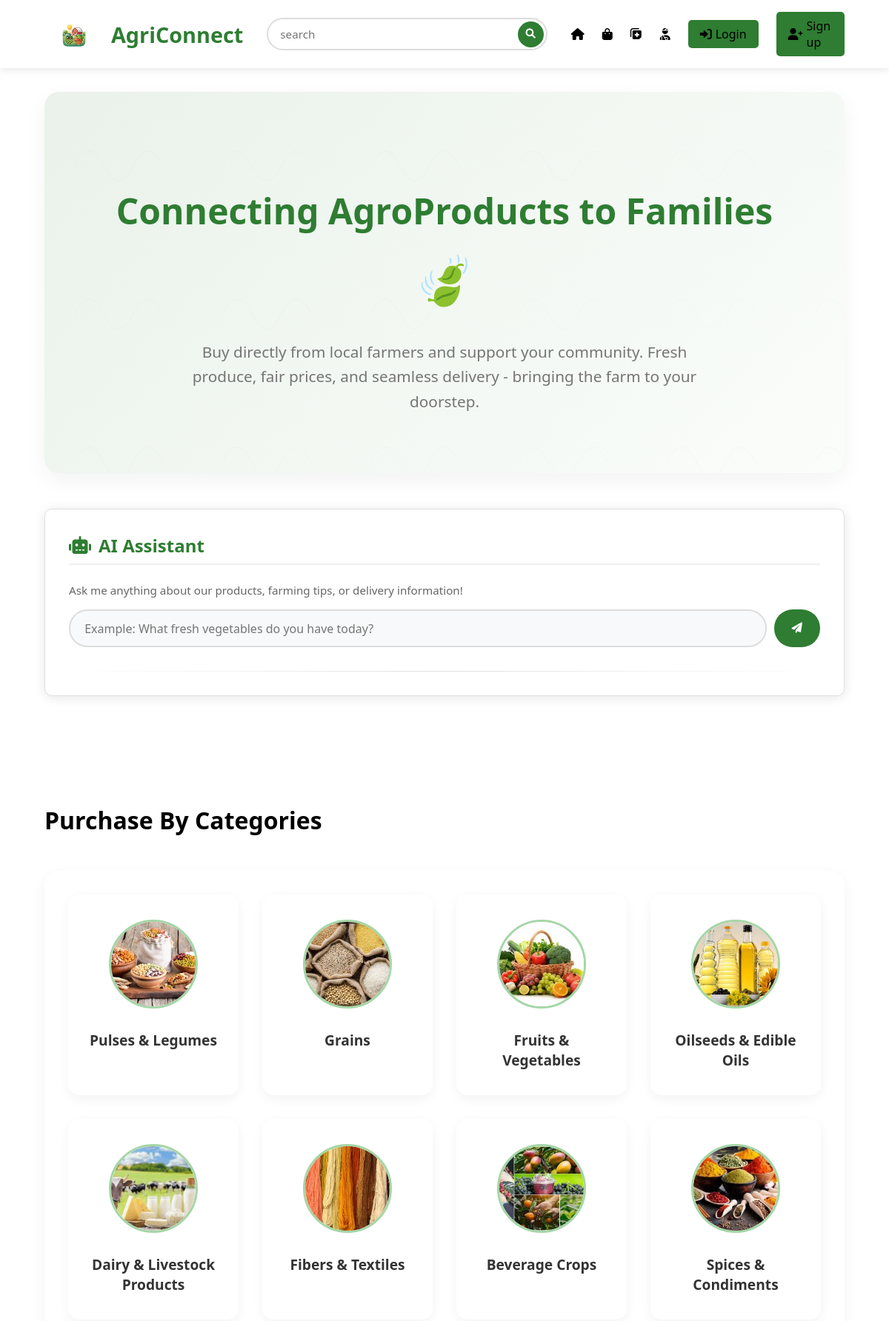
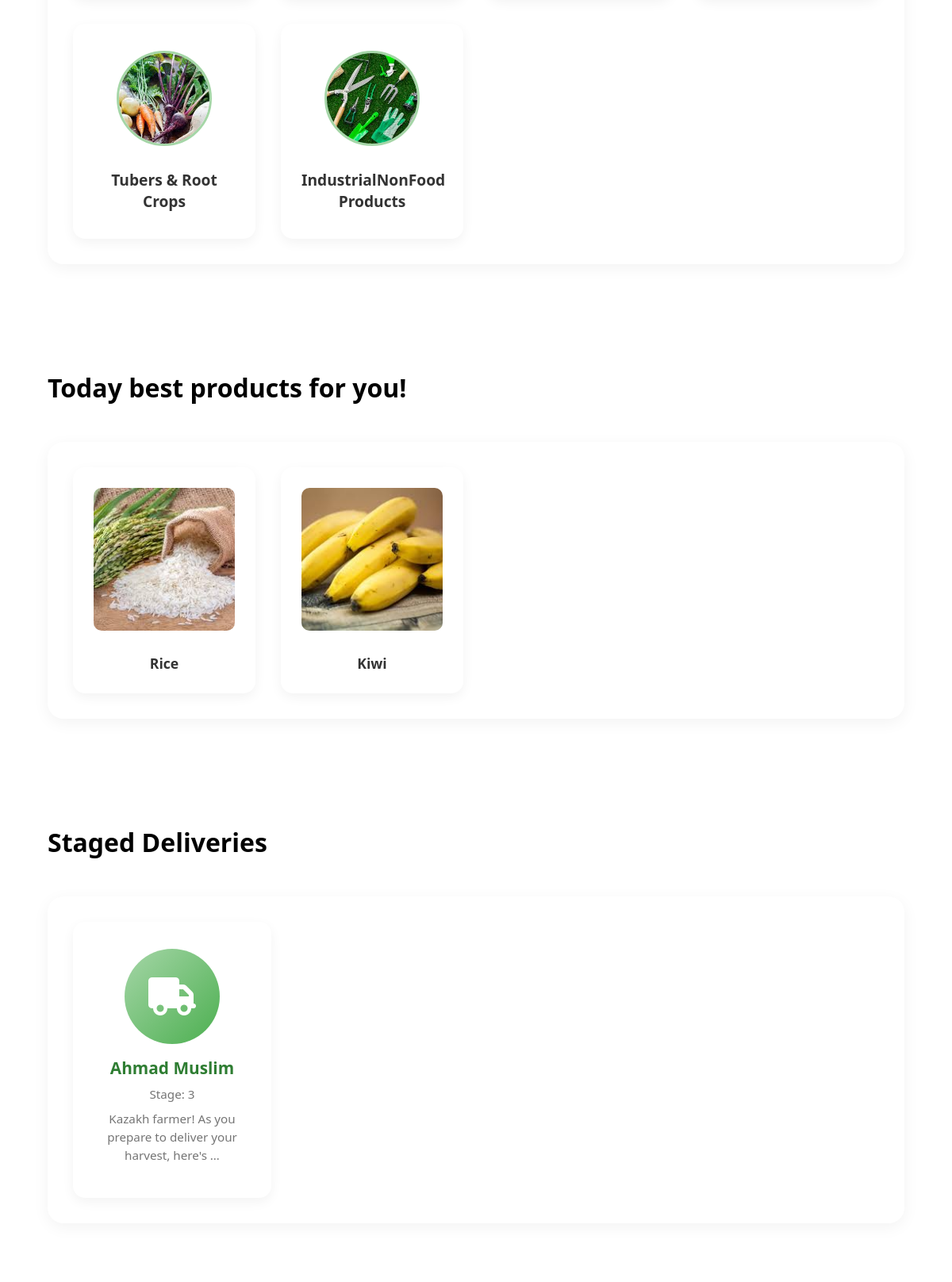
The page / (upper part) on the database its author committed (2 pictures, top to bottom).
### farmer_app/models.py (models this page shows, shortened)
class Categories(models.Model):
    name = models.CharField(max_length=255)
    image = models.ImageField(upload_to="category_images/", blank=True, null=True)
    excerpt = models.CharField(max_length=500, null=True, blank=True)

class Products(models.Model):
    image = models.ImageField(upload_to="products/", null=True, blank=True)
    farmer = models.ForeignKey(Farmer, on_delete=models.CASCADE)
    name = models.CharField(max_length=120)
    slug = AutoSlugField(populate_from='name', unique=True, always_update=False)
    price = models.DecimalField(
        max_digits=10,
        decimal_places=2,
        validators=[MinValueValidator(Decimal('0.01'))]
    )
    excerpt = models.CharField(max_length=200, null=True, blank=True)
    description = models.TextField()
    harvest_date = models.DateField(default=timezone.now)
    category = models.ForeignKey(Categories, on_delete=models.CASCADE)

class Deliveries(models.Model):
    buyer = models.OneToOneField(Buyer, on_delete=models.CASCADE)
    vehicle = models.OneToOneField(CarDetails, on_delete=models.CASCADE)
    fullname = models.CharField(max_length=255)
    image = models.ImageField(upload_to="delivery_images/", blank=True, null=True)
    STATUS_CHOICES = [
        (1, 'Beginner'),
        (2, 'Intermediate'),
        (3, 'Professional'),
    ]
    working_stage = models.IntegerField(choices=STATUS_CHOICES)
    recommendation = models.TextField()

### farmer_app/views.py (the view, shortened to what this page needs)
# urls.py: path('', views.Index.as_view(), name='home'),
class Index(View):
    API_KEY = os.getenv('OPENROUTER_API_KEY')
    ai_model = "llama3"
    template_name = "home.html"
    def get(self, request):
        return render(request, self.template_name, {
            'categories': Categories.objects.all(),
            'deliveries': Deliveries.objects.filter(working_stage__gte=3),
            'popular_products': Products.objects.all().order_by('-id')[:8],
            'cheap_products': Products.objects.filter(price__lt=Decimal('5000.00'))[:8],
            'ai_response': None,
        })

### farmer_app/templates/home.html (shortened to what this page needs)
{% extends "base.html" %}
{% load static %}
{% block extra_css %}
<link rel="stylesheet" href="{% static 'css/home.css' %}">
{% endblock %}
{% block content %}
    <div class="hero-section">
        <h1>
            Connecting AgroProducts to Families
        </h1>
        <p class="tagline">
            Buy directly from local farmers and support your community. Fresh
            produce, fair prices, and seamless delivery - bringing the farm to your
            doorstep.
        </p>
    </div>
    <div class="ai-chat">
        <h2><i class="fas fa-robot"></i> AI Assistant</h2>
        <p style="margin-bottom: 1rem; color: #666; font-size: 0.95rem;">
            Ask me anything about our products, farming tips, or delivery information!
        </p>
        <form method="POST" action=".">
            <input type="text" name="user_input"
                placeholder="Example: What fresh vegetables do you have today?"
                value="{{ user_input|default:'' }}"
                required>
            <button type="submit">
                <i class="fas fa-paper-plane"></i>
            </button>
        </form>
    </div><br><br><br>
    <h1>Purchase By Categories</h1>
    <div class="categories">
        {% for category in categories %}
            <a href="{% url 'category' category.id %}" class="category">
                {% if category.image %}
                    <img src="{{ category.image.url }}" alt="{{ category.name }}">
                {% else %}
                    <div class="image-placeholder">
                        <i class="fas fa-seedling"></i>
                    </div>
                {% endif %}
                <span>{{ category.name }}</span>
            </a>
        {% empty %}
        <p class="no-categories">No categories available yet.</p>
        {% endfor %}
    </div><br>
    <h1>Today best products for you!</h1>
    <div class="popular-products">
        {% for product in cheap_products %}
            <a href="{% url 'product-details' product.slug %}" class="product">
                {% if product.image %}
                    <img src="{{ product.image.url }}" alt="{{ product.name }}">
                {% else %}
                    <div class="image-placeholder">
                        <i class="fas fa-seedling"></i>
                    </div>
                {% endif %}
                <span>{{ product.name }}</span>
            </a>
        {% empty %}
            <p class="no-products">No products available yet.</p>
        {% endfor %}
    </div><br>
    {% if deliveries %}
    <h1>Staged Deliveries</h1>
    <div class="deliveries-slider">
            <div class="deliveries">
                {% for delivery in deliveries %}
                <div class="delivery-item">
                    {% if delivery.image %}
                        <img src="{{ delivery.image.url }}" alt="{{ delivery.fullname }}">
                    {% else %}
                        <div class="image-placeholder">
                            <i class="fas fa-truck"></i>
                        </div>
                    {% endif %}
                    <span>{{ delivery.fullname }}</span>
                    <p>Stage: {{ delivery.working_stage }}</p>
                    <p>{{ delivery.recommendation|truncatewords:10 }}</p>
                </div>
                {% endfor %}
            </div>
    </div>
    <br>
    {% endif %}
{% endblock %}

### farmer_app/static/css/base.css (style rules this page uses)
* { margin: 0; padding: 0; box-sizing: border-box; font-family: 'Segoe UI', Tahoma, Geneva, Verdana, sans-serif; }
body { background-color: #ffffff; color: #333; min-height: 100vh; display: flex; flex-direction: column; }
main > * { animation: fadeIn 0.5s ease-out; }

### rows shown on the page
Categories: image (picture), name "Pulses & Legumes"
Categories: image (picture), name "Grains"
Categories: image (picture), name "Fruits & Vegetables"
Categories: image (picture), name "Oilseeds & Edible Oils"
Categories: image (picture), name "Dairy & Livestock Products"
Categories: image (picture), name "Fibers & Textiles"
Categories: image (picture), name "Beverage Crops"
Categories: image (picture), name "Spices & Condiments"
Categories: image (picture), name "Tubers & Root Crops"
Categories: image (picture), name "IndustrialNonFood Products"
Products: image (picture), name "Rice"
Products: image (picture), name "Kiwi"
Deliveries: fullname "Ahmad Muslim", working_stage "3", recommendation "Kazakh farmer! As you prepare to deliver your harvest, here's …"
